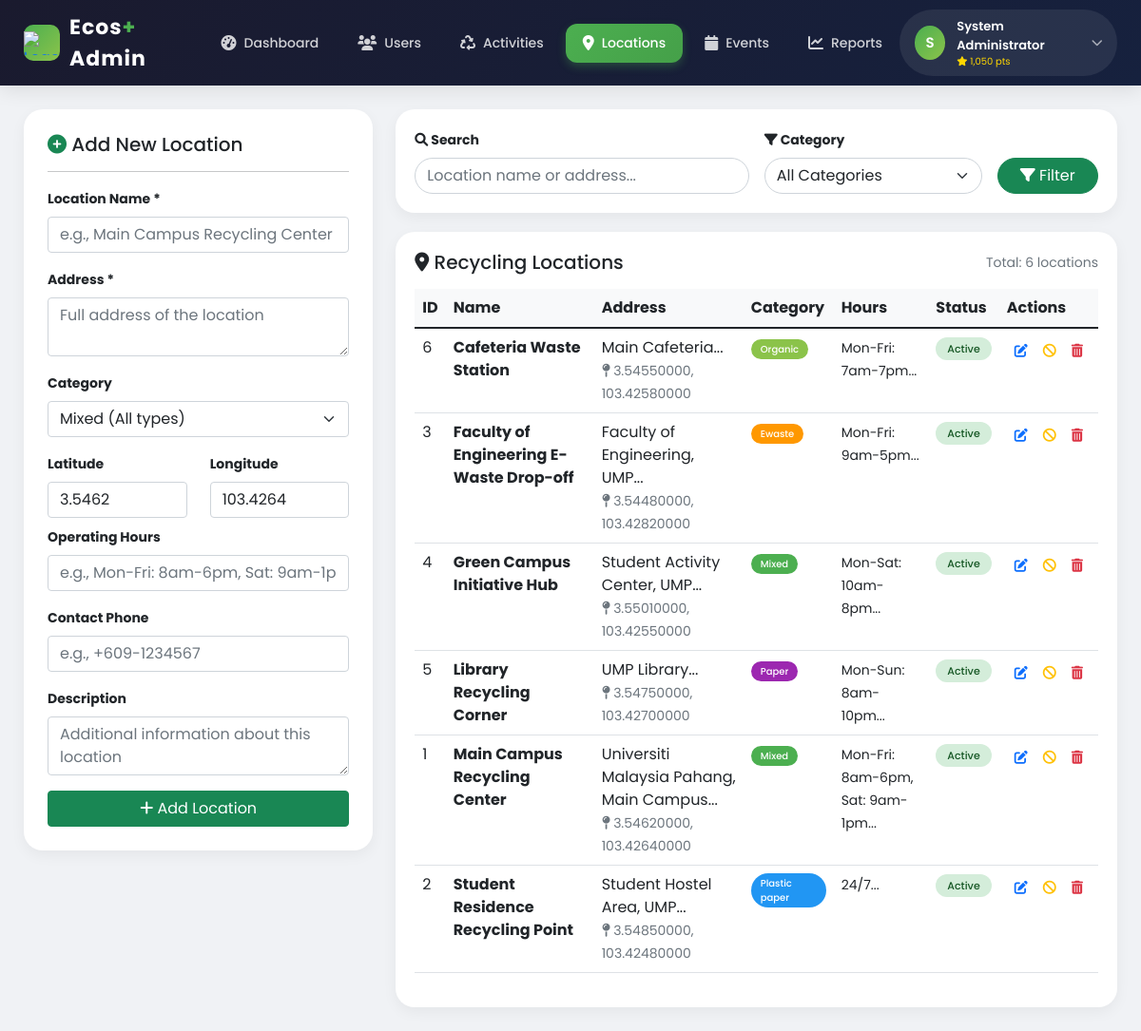
The app's page /admin/locations.php (signed in) with its own data.
### tables this page shows
CREATE TABLE `users` (
  `id` int(11) NOT NULL,
  `username` varchar(50) NOT NULL,
  `email` varchar(100) NOT NULL,
  `password` varchar(255) NOT NULL,
  `full_name` varchar(100) NOT NULL,
  `bio` text DEFAULT NULL,
  `profile_image` varchar(255) DEFAULT NULL,
  `phone` varchar(20) DEFAULT NULL,
  `faculty` varchar(100) DEFAULT NULL,
  `year_of_study` int(11) DEFAULT NULL,
  `student_id` varchar(20) DEFAULT NULL,
  `role` enum('user','admin') DEFAULT 'user',
  `points` int(11) DEFAULT 0,
  `theme` enum('light','dark') DEFAULT 'light',
  `language` enum('en','ms') DEFAULT 'en',
  `email_verified` tinyint(1) DEFAULT 1,
  `reset_token` varchar(255) DEFAULT NULL,
  `reset_expires` timestamp NULL DEFAULT NULL,
  `is_active` tinyint(1) DEFAULT 1,
  `created_at` timestamp NOT NULL DEFAULT current_timestamp(),
  `last_login` timestamp NULL DEFAULT NULL,
  `default_privacy` enum('public','followers','private') DEFAULT 'public'
);

CREATE TABLE `recycling_locations` (
  `id` int(11) NOT NULL,
  `name` varchar(150) NOT NULL,
  `address` text DEFAULT NULL,
  `category` varchar(50) NOT NULL,
  `latitude` decimal(10,8) NOT NULL,
  `longitude` decimal(11,8) NOT NULL,
  `description` text DEFAULT NULL,
  `operating_hours` varchar(255) DEFAULT NULL,
  `contact_phone` varchar(20) DEFAULT NULL,
  `image_path` varchar(255) DEFAULT NULL,
  `is_active` tinyint(1) DEFAULT 1,
  `created_by` int(11) DEFAULT NULL,
  `created_at` timestamp NOT NULL DEFAULT current_timestamp()
);

### includes/auth.php (called while the page is built, shortened)
<?php
function getConnection() {
    static $conn = null;
    if ($conn === null) {
        $host = 'localhost';
        $user = 'root';
        $password = '';
        $database = 'ecos_plus';
        $conn = new mysqli($host, $user, $password, $database);
    }
    return $conn;
}
function getCurrentUser() {
    $conn = getConnection();
    $user_id = $_SESSION['user_id'];
    $sql = "SELECT id, email, full_name, phone, points, role, profile_image, bio, created_at FROM users WHERE id = ?";
    $stmt = $conn->prepare($sql);
    $stmt->bind_param("i", $user_id);
    $stmt->execute();
    $result = $stmt->get_result();
    $user = $result->fetch_assoc();
    return $user;
}
?>

### admin/locations.php (the view, shortened to what this page needs)
<?php
require_once '../includes/auth.php';
$conn = getConnection();
$navbar_user = getCurrentUser();
$navbar_initial = $navbar_user ? strtoupper(substr($navbar_user['full_name'], 0, 1)) : 'U';
$editLocation = null;
$search = isset($_GET['search']) ? trim($_GET['search']) : '';
$categoryFilter = isset($_GET['category']) ? $_GET['category'] : 'all';
$sql = "SELECT * FROM recycling_locations WHERE 1=1";
$sql .= " ORDER BY is_active DESC, name ASC";
$locations = $conn->query($sql);
?>
<!DOCTYPE html>
<html lang="en">
<head>
    <link href="https://cdn.jsdelivr.net/npm/bootstrap@5.1.3/dist/css/bootstrap.min.css" rel="stylesheet">
    <link rel="stylesheet" href="https://cdnjs.cloudflare.com/ajax/libs/font-awesome/6.0.0/css/all.min.css">
</head>
<body>
<nav class="navbar-custom">
    <div class="navbar-container">
        <div style="display: flex; justify-content: space-between; align-items: center;">
            <a href="dashboard.php" class="navbar-brand-custom">
                <div class="logo-icon">
                    <img src="assets/images/umpsa.png" alt="Logo" style="height:25px; object-fit:cover;">
                </div>
                <div class="logo-text">Ecos<span>+</span> Admin</div>
            </a>
            <ul class="nav-links">
                <li><a href="dashboard.php" class="nav-link-custom"><i class="fas fa-tachometer-alt"></i> Dashboard</a></li>
                <li><a href="users.php" class="nav-link-custom"><i class="fas fa-users"></i> Users</a></li>
                <li><a href="activities.php" class="nav-link-custom"><i class="fas fa-recycle"></i> Activities</a></li>
                <li><a href="locations.php" class="nav-link-custom active"><i class="fas fa-map-marker-alt"></i> Locations</a></li>
                <li><a href="events.php" class="nav-link-custom"><i class="fas fa-calendar"></i> Events</a></li>
                <li><a href="reports.php" class="nav-link-custom"><i class="fas fa-chart-line"></i> Reports</a></li>
            </ul>
            <div class="user-dropdown">
                <div class="user-trigger">
                    <div class="user-avatar"><?php echo $navbar_initial; ?></div>
                    <div class="user-info">
                        <span class="user-name"><?php echo htmlspecialchars($navbar_user['full_name'] ?? 'Admin'); ?></span>
                        <span class="user-points"><i class="fas fa-star"></i> <?php echo number_format($navbar_user['points'] ?? 0); ?> pts</span>
                    </div>
                    <i class="fas fa-chevron-down dropdown-arrow"></i>
                </div>
            </div>
        </div>
    </div>
</nav>
<div class="container-custom">
    <div class="row">
        <div class="col-lg-4">
            <div class="form-card">
                <h5 class="mb-3">
                    <i class="fas <?php echo $editLocation ? 'fa-edit' : 'fa-plus-circle'; ?> text-success"></i>
                    <?php echo $editLocation ? 'Edit Location' : 'Add New Location'; ?>
                </h5>
                <hr>
                <form method="POST">
                    <div class="mb-3">
                        <label class="form-label fw-bold small">Location Name *</label>
                        <input type="text" class="form-control" name="name" required
                               value="<?php echo $editLocation ? htmlspecialchars($editLocation['name']) : ''; ?>"
                               placeholder="e.g., Main Campus Recycling Center">
                    </div>
                    <div class="mb-3">
                        <label class="form-label fw-bold small">Address *</label>
                        <textarea class="form-control" name="address" rows="2" required
                                  placeholder="Full address of the location"><?php echo $editLocation ? htmlspecialchars($editLocation['address']) : ''; ?></textarea>
                    </div>
                    <div class="mb-3">
                        <label class="form-label fw-bold small">Category</label>
                        <select class="form-select" name="category">
                            <option value="mixed" <?php echo ($editLocation && $editLocation['category'] == 'mixed') ? 'selected' : ''; ?>>Mixed (All types)</option>
                        </select>
                    </div>
                    <div class="row">
                        <div class="col-md-6">
                            <label class="form-label fw-bold small">Latitude</label>
                            <input type="number" class="form-control" name="latitude" step="any"
                                   value="<?php echo $editLocation ? $editLocation['latitude'] : '3.5462'; ?>">
                        </div>
                        <div class="col-md-6">
                            <label class="form-label fw-bold small">Longitude</label>
                            <input type="number" class="form-control" name="longitude" step="any"
                                   value="<?php echo $editLocation ? $editLocation['longitude'] : '103.4264'; ?>">
                        </div>
                    </div>
                    <div class="mb-3 mt-2">
                        <label class="form-label fw-bold small">Operating Hours</label>
                        <input type="text" class="form-control" name="operating_hours"
                               value="<?php echo $editLocation ? htmlspecialchars($editLocation['operating_hours']) : ''; ?>"
                               placeholder="e.g., Mon-Fri: 8am-6pm, Sat: 9am-1pm">
                    </div>
                    <div class="mb-3">
                        <label class="form-label fw-bold small">Contact Phone</label>
                        <input type="text" class="form-control" name="contact_phone"
                               value="<?php echo $editLocation ? htmlspecialchars($editLocation['contact_phone']) : ''; ?>"
                               placeholder="e.g., +609-1234567">
                    </div>
                    <div class="mb-3">
                        <label class="form-label fw-bold small">Description</label>
                        <textarea class="form-control" name="description" rows="2"
                                  placeholder="Additional information about this location"><?php echo $editLocation ? htmlspecialchars($editLocation['description']) : ''; ?></textarea>
                    </div>
                    <button type="submit" name="<?php echo $editLocation ? 'edit_location' : 'add_location'; ?>" class="btn btn-success w-100">
                        <i class="fas <?php echo $editLocation ? 'fa-save' : 'fa-plus'; ?>"></i>
                        <?php echo $editLocation ? ' Update Location' : ' Add Location'; ?>
                    </button>
                </form>
            </div>
        </div>
        <div class="col-lg-8">
            <div class="filter-bar">
                <form method="GET" action="" class="row g-3 align-items-end">
                    <div class="col-md-6">
                        <label class="form-label fw-bold small"><i class="fas fa-search"></i> Search</label>
                        <input type="text" class="form-control" name="search" placeholder="Location name or address..."
                               value="<?php echo htmlspecialchars($search); ?>" style="border-radius: 40px;">
                    </div>
                    <div class="col-md-4">
                        <label class="form-label fw-bold small"><i class="fas fa-filter"></i> Category</label>
                        <select class="form-select" name="category" style="border-radius: 40px;">
                            <option value="all" <?php echo $categoryFilter == 'all' ? 'selected' : ''; ?>>All Categories</option>
                        </select>
                    </div>
                    <div class="col-md-2">
                        <button type="submit" class="btn btn-success w-100" style="border-radius: 40px;">
                            <i class="fas fa-filter"></i> Filter
                        </button>
                    </div>
                </form>
            </div>
            <div class="table-card">
                <div class="d-flex justify-content-between align-items-center mb-3 flex-wrap">
                    <h5 class="mb-2 mb-md-0"><i class="fas fa-map-marker-alt"></i> Recycling Locations</h5>
                    <small class="text-muted">Total: <?php echo $locations->num_rows; ?> locations</small>
                </div>
                <div class="table-responsive">
                    <table class="table table-hover">
                        <thead>
                            <tr style="background: #f8f9fa;">
                                <th>ID</th>
                                <th>Name</th>
                                <th>Address</th>
                                <th>Category</th>
                                <th>Hours</th>
                                <th>Status</th>
                                <th>Actions</th>
                            </tr>
                        </thead>
                        <tbody>
                            <?php if ($locations->num_rows > 0): ?>
                                <?php while($loc = $locations->fetch_assoc()): ?>
                                    <tr class="location-card">
                                        <td><?php echo $loc['id']; ?></td>
                                        <td>
                                            <strong><?php echo htmlspecialchars($loc['name']); ?></strong>
                                        </td>
                                        <td>
                                            <?php echo htmlspecialchars(substr($loc['address'], 0, 50)); ?>...
                                            <br>
                                            <small class="text-muted">
                                                <i class="fas fa-map-pin"></i> <?php echo $loc['latitude']; ?>, <?php echo $loc['longitude']; ?>
                                            </small>
                                        </td>
                                        <td>
                                            <span class="category-badge category-<?php echo $loc['category']; ?>">
                                                <?php echo ucfirst(str_replace('_', ' ', $loc['category'])); ?>
                                            </span>
                                        </td>
                                        <td>
                                            <small><?php echo htmlspecialchars(substr($loc['operating_hours'], 0, 30)); ?>...</small>
                                        </td>
                                        <td>
                                            <span class="status-badge status-<?php echo $loc['is_active'] ? 'active' : 'inactive'; ?>">
                                                <?php echo $loc['is_active'] ? 'Active' : 'Inactive'; ?>
                                            </span>
                                        </td>
                                        <td>
                                            <div class="btn-group" role="group">
                                                <a href="?edit=<?php echo $loc['id']; ?>" class="action-btn text-primary" title="Edit">
                                                    <i class="fas fa-edit"></i>
                                                </a>
                                                <a href="?toggle=<?php echo $loc['id']; ?>" class="action-btn text-warning" title="<?php echo $loc['is_active'] ? 'Deactivate' : 'Activate'; ?>" onclick="return confirm('Toggle location status?')">
                                                    <i class="fas fa-<?php echo $loc['is_active'] ? 'ban' : 'check-circle'; ?>"></i>
                                                </a>
                                                <a href="?delete=<?php echo $loc['id']; ?>" class="action-btn text-danger" title="Delete" onclick="return confirm('Delete this location? This action cannot be undone.')">
                                                    <i class="fas fa-trash-alt"></i>
                                                </a>
                                            </div>
                                        </td>
                                    </tr>
                                <?php endwhile; ?>
                            <?php endif; ?>
                        </tbody>
                    </table>
                </div>
            </div>
        </div>
    </div>
</div>
</body>
</html>

### records on screen
users: full_name "S", full_name "System Administrator", points "1,050"
recycling_locations: id "6", name "Cafeteria Waste Station", address "Main Cafeteria", latitude "3.54550000", longitude "103.42580000", category "Organic", operating_hours "Mon-Fri: 7am-7pm", is_active "Active"
recycling_locations: id "3", name "Faculty of Engineering E-Waste Drop-off", address "Faculty of Engineering, UMP", latitude "3.54480000", longitude "103.42820000", category "Ewaste", operating_hours "Mon-Fri: 9am-5pm", is_active "Active"
recycling_locations: id "4", name "Green Campus Initiative Hub", address "Student Activity Center, UMP", latitude "3.55010000", longitude "103.42550000", category "Mixed", operating_hours "Mon-Sat: 10am-8pm", is_active "Active"
recycling_locations: id "5", name "Library Recycling Corner", address "UMP Library", latitude "3.54750000", longitude "103.42700000", category "Paper", operating_hours "Mon-Sun: 8am-10pm", is_active "Active"
recycling_locations: id "1", name "Main Campus Recycling Center", address "Universiti Malaysia Pahang, Main Campus", latitude "3.54620000", longitude "103.42640000", category "Mixed", operating_hours "Mon-Fri: 8am-6pm, Sat: 9am-1pm", is_active "Active"
recycling_locations: id "2", name "Student Residence Recycling Point", address "Student Hostel Area, UMP", latitude "3.54850000", longitude "103.42480000", category "Plastic paper", operating_hours "24/7", is_active "Active"

### other values on screen
$locations->num_rows "6"
